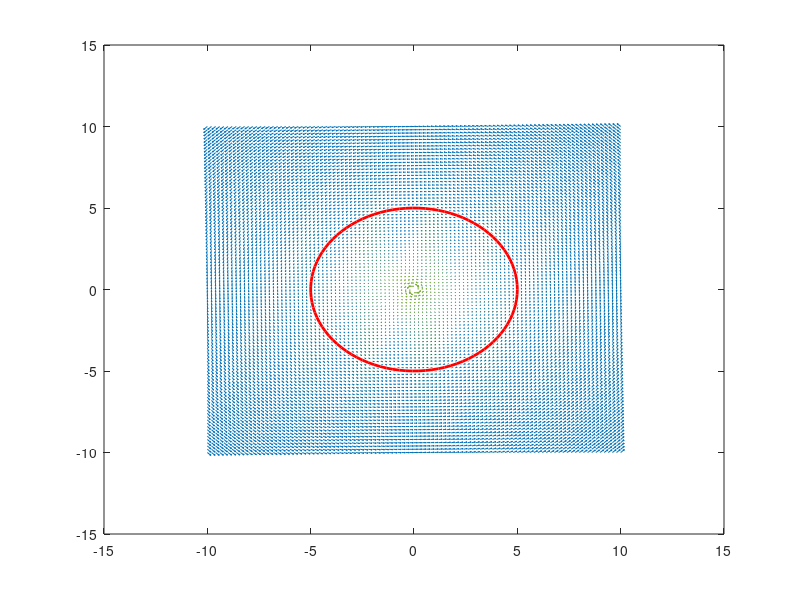

MATLAB code for this plot:
% Subject: Electric and Magnetic Fields: Activity 2
% File: problem5
% Author: Hasana Chaudry
% Date: April 18th, 2018
% Instructor: Dr. Masooma Pirbhai


% The following program visualizes the magnetic field distribution inside
% and outside a cylinder and finds a symbolic expression for Ampere's law 
% in cartesian coordinates

% Defining given variables
a = 5; % Radius of the cylinder
I = 1; % Current through the cylinder
mu = 4*pi*10^-7;

% Creating the plot grid
[x,y] = meshgrid(-2*a:.2:2*a,-2*a:.2:2*a);

% Magnetic field inside the cylinder
Ci = mu.*I./(2.*pi.*a^2);

% Magnetic field outside the cylinder
Co = mu.*I./(2.*pi);

r = sqrt(x.^2 + y.^2);
f = atan2(y, x);
xhat = -sin(f);
yhat = cos(f);
centers = [0 0];

% X and y component of B-field inside the cylinder
Bix = Ci.*r.*xhat;
Biy = Ci.*r.*yhat;

% X and y component of B-field outside the cylinder
Box = Co./r.*xhat;
Boy =Co./r.*yhat;

% Plotting function for Ampere's Law
figure
quiver(x, y, Bix, Biy)
hold on
quiver(x, y, Box, Boy)
hold off
viscircles(centers, a);

% Testing the function for the given B-field components
mT= 10^(-3);
% Bx = 4*(z-1)^2 ;
% By = 2*x^3 ;
% Bz = x*y ;
% curlCar(Bx, By, Bz)

% The function that calculates the curl of two vectors and takes
% x,y,z parameters that are supposed to be components of the B-field
function c = curlCar(Fx,Fy,Fz)
    syms x y z
    F = [Fx Fy Fz]*mT;
    X = [x y z];
    curl(F, X)
end